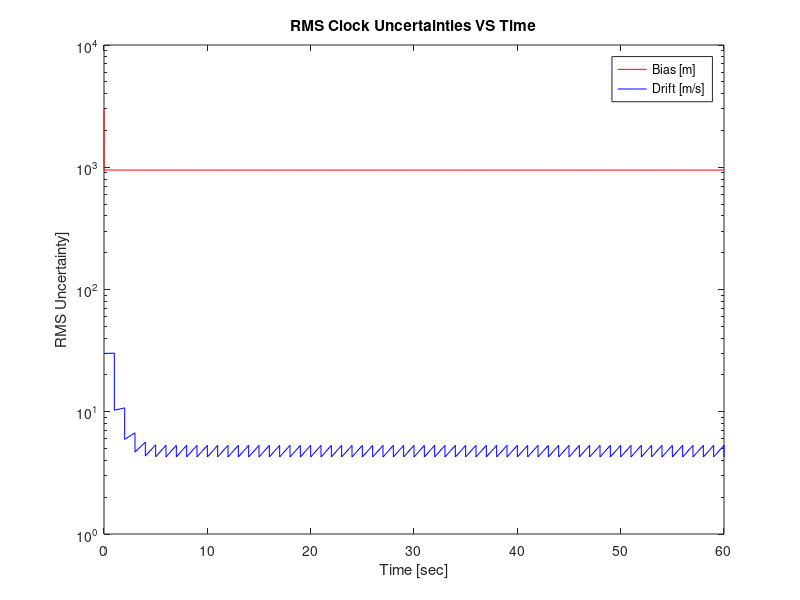

The MATLAB script that drew this image:
%
% Grewal & Andrews,
% Kalman Filtering: Theory and Practice Using MATLAB, 4th Edition
% Wiley, 2014
%
%
% Geometry example: Effects of satellite geometry on position estimation
%
% Requests the azimuths and elevation angles to four satellites
% Simulates 10 minutes of filtering with that geometry.
% Plots histories of RMS position and clock uncertainties
%
% Assumes 15 meter RMS pseudorange error
% Assumes 10^(-8) relative clock stability over 1 second
%
close all,
clear all,
%
Dt          = 1;  % Discrete time-step
%
P0          = zeros(5);
P0(1,1)     = 1e6;
P0(2,2)     = 1e6;
P0(3,3)     = 1e6;
P0(4,4)     = 9e6;
P0(5,5)     = 9e2; % Initial covariance of state estimation uncertainty
%
Phi = zeros(5);
Phi(1,1)    = 1;
Phi(2,2)    = 1;
Phi(3,3)    = 1;
Phi(4,4)    = 1;
Phi(4,5)    = Dt;
Phi(5,5)    = 1; % State transition matrix
%
Q           = zeros(5);
Q(4,4)      = 6;
Q(4,5)      = 5;
Q(5,4)      = Q(4,5);
Q(5,5)      = 10; % Dynamic disturbance noise covariance
%
R           = 225*eye(4); % Covariance of measurement noise
r           = 225;        % Diagonal term for serial processing
%
H           = zeros(4,5);
H(1,4)      = 1;
H(2,4)      = 1;
H(3,4)      = 1;
H(4,4)      = 1;
for CaseNo=1:10;
    %
    % Input the four satellite directions
    %
    disp('Input 4 satellite elevation angles and azimuths IN DEGREES.');
    disp('Azimuth angle (0 to 360 DEG) is measured clockwise from north');
    disp('Elevation angle (0 to 90 DEG) is measured upward from the horizon');
    disp('   Entering a NEGATIVE ELEVATION ANGLE terminates the program.');
    for SatNo=1:4,
        Elev(SatNo) = input(['Elevation angle for satellite number ',num2str(SatNo),'>']);
        if Elev(SatNo)<0
            return;
        end;
        Azim(SatNo) = input(['Azimuth angle for satellite number ',num2str(SatNo),'>']);
    end;
    NoErr       = [P0(1,1)];
    EaErr       = [P0(2,2)];
    DoErr       = [P0(3,3)];
    CbErr       = [P0(4,4)];
    CdErr       = [P0(5,5)];
    t           = [0];
    phi1    = Elev(1)*pi/180;
    sphi1   = sin(phi1);
    cphi1   = cos(phi1);
    H(1,3)  = sphi1;
    theta1   = Azim(1)*pi/180;
    stheta1  = sin(theta1);
    ctheta1  = cos(theta1);
    H(1,1)   = -ctheta1*cphi1;
    H(1,2)   = -stheta1*cphi1;
    phi2    = Elev(2)*pi/180;
    sphi2   = sin(phi2);
    cphi2   = cos(phi2);
    H(2,3)  = sphi2;
    theta2   = Azim(2)*pi/180;
    stheta2  = sin(theta2);
    ctheta2  = cos(theta2);
    H(2,1)   = -ctheta2*cphi2;
    H(2,2)   = -stheta2*cphi2;
    phi3    = Elev(3)*pi/180;
    sphi3   = sin(phi3);
    cphi3   = cos(phi3);
    H(3,3)  = sphi3;
    theta3   = Azim(3)*pi/180;
    stheta3  = sin(theta3);
    ctheta3  = cos(theta3);
    H(3,1)   = -ctheta3*cphi3;
    H(3,2)   = -stheta3*cphi3;
    phi4    = Elev(4)*pi/180;
    sphi4   = sin(phi4);
    cphi4   = cos(phi4);
    H(4,3)  = sphi4;
    theta4   = Azim(4)*pi/180;
    stheta4  = sin(theta4);
    ctheta4  = cos(theta4);
    H(4,1)   = -ctheta4*cphi4;
    H(4,2)   = -stheta4*cphi4;
    P        = P0;
    for j=1:4,
        h   = H(j,:);
        PHT = P*h';
        K   = PHT/(h*PHT+r);
        P   = P - K*PHT';
    end;
    P   = (P+P')/2;
    NoErr       = [NoErr,P(1,1)];
    EaErr       = [EaErr,P(2,2)];
    DoErr       = [DoErr,P(3,3)];
    CbErr       = [CbErr,P(4,4)];
    CdErr       = [CdErr,P(5,5)];
    t           = [t,0];
    %
    for k=1:60, % one minute of filtering
        P   = Phi*P*Phi'+Q;
        NoErr       = [NoErr,P(1,1)];
        EaErr       = [EaErr,P(2,2)];
        DoErr       = [DoErr,P(3,3)];
        CbErr       = [CbErr,P(4,4)];
        CdErr       = [CdErr,P(5,5)];
        t           = [t,k];
        for j=1:4,
            h   = H(j,:);
            PHT = P*h';
            K   = PHT/(h*PHT+r);
            P   = P - K*PHT';
        end;
        P   = (P+P')/2;
        NoErr   = [NoErr,P(1,1)];
        EaErr   = [EaErr,P(2,2)];
        DoErr   = [DoErr,P(3,3)];
        CbErr   = [CbErr,P(4,4)];
        CdErr   = [CdErr,P(5,5)];
        t       = [t,k];
    end;
    semilogy(t,sqrt(NoErr),'r-',t,sqrt(EaErr),'b-',t,sqrt(DoErr),'k-');
    title('RMS Position Uncertainty VS Time');
    xlabel('Time [sec]');
    ylabel('RMS Uncertainty [m]');
    legend('North','East','Vertical');
    disp('Press <ENTER> to continue.');
    pause
    semilogy(t,sqrt(CbErr),'r-',t,sqrt(CdErr),'b-');
    title('RMS Clock Uncertainties VS Time');
    xlabel('Time [sec]');
    ylabel('RMS Uncertainty]');
    legend('Bias [m]','Drift [m/s]');
    disp('Press <ENTER> to continue.');
    pause;
end;
